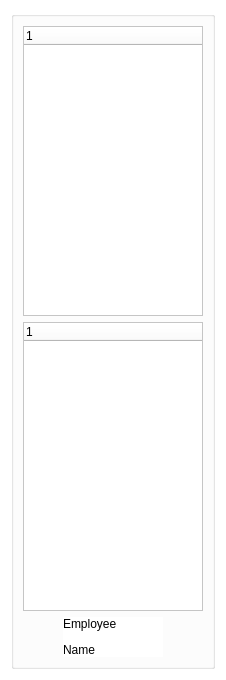
<?xml version="1.0" encoding="UTF-8"?>
<ui version="4.0">
 <comment>This file is part of the xTuple ERP: PostBooks Edition, a free and
open source Enterprise Resource Planning software suite,
Copyright (c) 1999-2018 by OpenMFG LLC, d/b/a xTuple.
It is licensed to you under the Common Public Attribution License
version 1.0, the full text of which (including xTuple-specific Exhibits)
is available at www.xtuple.com/CPAL.  By using this software, you agree
to be bound by its terms.</comment>
 <class>desktopMenuBar</class>
 <widget class="QWidget" name="desktopMenuBar">
  <property name="geometry">
   <rect>
    <x>0</x>
    <y>0</y>
    <width>226</width>
    <height>680</height>
   </rect>
  </property>
  <property name="windowTitle">
   <string/>
  </property>
  <property name="styleSheet">
   <string notr="true">background-color: rgb(255, 255, 255);</string>
  </property>
  <layout class="QVBoxLayout" name="verticalLayout">
   <item>
    <widget class="QGroupBox" name="box">
    <layout class="QVBoxLayout" name="verticalLayout2">
    <item>
    <widget class="XTreeWidget" name="_shortcutMenu">
     <property name="maximumSize">
      <size>
       <width>16777215</width>
       <height>16777215</height>
      </size>
     </property>
     <property name="verticalScrollBarPolicy">
      <enum>Qt::ScrollBarAsNeeded</enum>
     </property>
     <property name="autoScroll">
      <bool>false</bool>
     </property>
    </widget>
   </item>
   <item>
    <widget class="XTreeWidget" name="_mainMenu">
     <property name="maximumSize">
      <size>
       <width>16777215</width>
       <height>16777215</height>
      </size>
     </property>
     <property name="verticalScrollBarPolicy">
      <enum>Qt::ScrollBarAsNeeded</enum>
     </property>
     <property name="autoScroll">
      <bool>false</bool>
     </property>
    </widget>
   </item>
   <item>
    <layout class="QHBoxLayout" name="horizontalLayout">
     <item>
      <widget class="XLabel" name="_employee">
       <property name="maximumSize">
        <size>
         <width>100</width>
         <height>100</height>
        </size>
       </property>
       <property name="styleSheet">
        <string notr="true">font: 75 12pt &quot;Verdana&quot;;</string>
       </property>
       <property name="text">
        <string>&lt;html&gt;&lt;head/&gt;&lt;body&gt;&lt;p&gt;Employee&lt;/p&gt;&lt;p&gt;Name&lt;/p&gt;&lt;/body&gt;&lt;/html&gt;</string>
       </property>
      </widget>
     </item>
    </layout>
   </item>
   </layout>
   </widget>
   </item>
  </layout>
 </widget>
 <customwidgets>
  <customwidget>
   <class>ImageCluster</class>
   <extends>QWidget</extends>
   <header>imagecluster.h</header>
  </customwidget>
  <customwidget>
   <class>XLabel</class>
   <extends>QLabel</extends>
   <header>xlabel.h</header>
  </customwidget>
  <customwidget>
   <class>XTreeWidget</class>
   <extends>QTreeWidget</extends>
   <header>xtreewidget.h</header>
  </customwidget>
 </customwidgets>
 <resources/>
 <connections/>
</ui>
